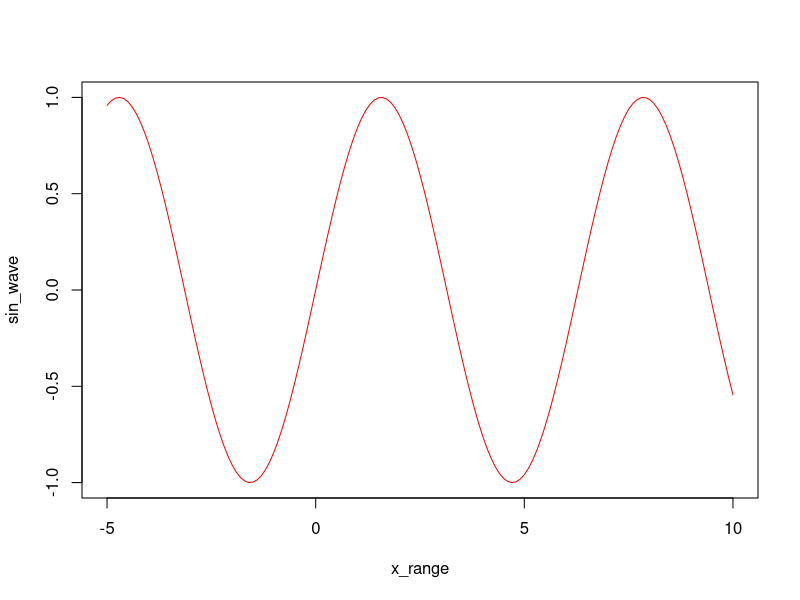

R code for this plot:
## ---- chunk 1
knitr::opts_chunk$set(echo = TRUE)
## ---- chunk 2
n <- 10:49
length(n)
n+1
m <- 10:1
n-m
## ---- chunk 3
x_range <- seq(-5, 10, by = .1)
sin_wave <- sin(x_range)
plot(x_range, sin_wave, type = "l", col = 'red')
## ---- chunk 4
first_nums <- 40:50
next_nums <- seq(51, 60)
combined <- c(first_nums, next_nums)
combined[7]
combined [5:8]
last <- length(combined)
new_v <- combined[c(1:3, (last - 2):last)] 
new_v
## ---- chunk 5
dice <- 1:6
sample(c(1:6), replace = T)
## ---- chunk 6
dice_1 <- 1:6
dice_2 <- 1:6
sample(c(dice_1 + dice_2), 1)

## ---- chunk 7
# Your one-roll function goes here
P1 <- "a"
P2 <- "b"

roll_a_die <- function(P1, P2){

s1 <- sample(dice_1, 1 , replace = TRUE)

s2 <- sample(dice_2,1, replace = TRUE)

  if (s1 > s2){
  return(P1)
} else if (s1 < s2){
  return(P2)
} else if (s1 == s2){
  s1
  s2
  if(s1 > s2){
    return(P1)
  }else if (s1 < s2){
    return(P2)}
  else{
    return("TIE!")
  }
  }
}


roll_a_die("A", "B")

## ---- chunk 8
 P3 <- "a"
P4 <- "b"

roll_die <- function(P3, P4){

ab <- sample(c(1:6), 15 ,replace = T)
cd <- sample(c(1:6), 15 ,replace = T)

L.ab <- ab[8]
L.bc <- cd[8]

  if (L.ab > L.bc){
  return(P1)
} else if (L.ab < L.bc){
  return(P2)
} else{ 
    return("TIE!")
  }
  }

roll_die("A", "B")


## ---- chunk 9
# Your "cheating" function goes here
 P5 <- "a"
P6 <- "b"

roll_die2 <- function(P5, P6){

ab <- sample(c(1:6), 15, replace = T, prob = c(.1,.1,.1,.9,.9,.9))
cd <- sample(c(1:6), 15, replace = T)



L.ab <- ab[8]
L.bc <- cd[8]

  if (L.ab > L.bc){
  return(P1)
} else if (L.ab < L.bc){
  return(P2)
} else{ 
    return("TIE!")
  }
  }

roll_die2("A", "B")





